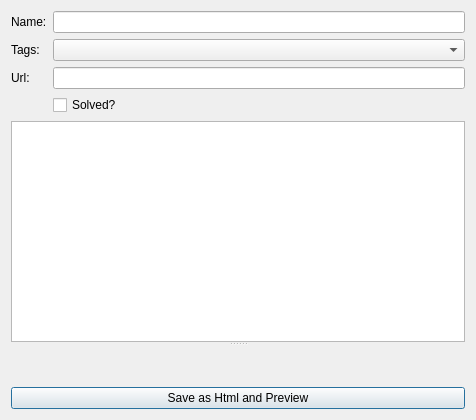
<?xml version="1.0" encoding="UTF-8"?>
<ui version="4.0">
 <class>DocEditor</class>
 <widget class="QWidget" name="DocEditor">
  <property name="geometry">
   <rect>
    <x>0</x>
    <y>0</y>
    <width>476</width>
    <height>420</height>
   </rect>
  </property>
  <property name="windowTitle">
   <string>Form</string>
  </property>
  <layout class="QVBoxLayout" name="verticalLayout">
   <item>
    <layout class="QFormLayout" name="formLayout">
     <property name="fieldGrowthPolicy">
      <enum>QFormLayout::AllNonFixedFieldsGrow</enum>
     </property>
     <item row="0" column="0">
      <widget class="QLabel" name="nameLabel">
       <property name="text">
        <string>Name:</string>
       </property>
      </widget>
     </item>
     <item row="0" column="1">
      <widget class="QLineEdit" name="nameLineEdit"/>
     </item>
     <item row="1" column="0">
      <widget class="QLabel" name="tagsLabel">
       <property name="text">
        <string>Tags:</string>
       </property>
      </widget>
     </item>
     <item row="1" column="1">
      <widget class="MultiComboBox" name="tagsComboBox">
       <property name="sizePolicy">
        <sizepolicy hsizetype="Preferred" vsizetype="Preferred">
         <horstretch>0</horstretch>
         <verstretch>0</verstretch>
        </sizepolicy>
       </property>
      </widget>
     </item>
     <item row="2" column="0">
      <widget class="QLabel" name="urlLabel">
       <property name="text">
        <string>Url:</string>
       </property>
      </widget>
     </item>
     <item row="2" column="1">
      <widget class="QLineEdit" name="urlLineEdit"/>
     </item>
     <item row="3" column="0">
      <widget class="QLabel" name="statusLabel">
       <property name="text">
        <string/>
       </property>
      </widget>
     </item>
     <item row="3" column="1">
      <widget class="QCheckBox" name="checkBox">
       <property name="text">
        <string>Solved?</string>
       </property>
      </widget>
     </item>
    </layout>
   </item>
   <item>
    <widget class="QSplitter" name="splitter">
     <property name="orientation">
      <enum>Qt::Vertical</enum>
     </property>
     <widget class="QTextEdit" name="textEdit"/>
     <widget class="WebViewerX" name="view" native="true"/>
    </widget>
   </item>
   <item>
    <widget class="QPushButton" name="saveButton">
     <property name="text">
      <string>Save as Html and Preview</string>
     </property>
     <property name="default">
      <bool>true</bool>
     </property>
    </widget>
   </item>
  </layout>
 </widget>
 <customwidgets>
  <customwidget>
   <class>MultiComboBox</class>
   <extends>QComboBox</extends>
   <header location="global">cchelper</header>
  </customwidget>
  <customwidget>
   <class>WebViewerX</class>
   <extends>QWidget</extends>
   <header location="global">cchelper.webviewer</header>
   <container>1</container>
  </customwidget>
 </customwidgets>
 <resources/>
 <connections/>
</ui>
